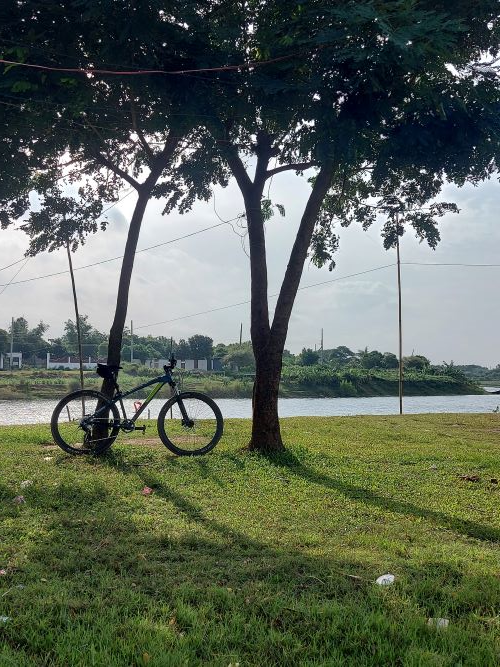
#> input picture Assets/pic1.jpg, 500 x 667 px, found by its file name
$ python '3.basic cv fucntions.py'
#> lines starting #> are read from the running program, lines starting #| are printed output that depends on the picture; after the words box and inside, x2 and y2 are one past the last pixel; in counts of white or black regions, pixels touching at a corner belong together
import cv2 as cv

# Read in an image
img = cv.imread("E:\OpenCv\Assets\pic1.jpg")
#> img is the input picture: shape (667, 500, 3); mean B, G, R 87.5, 101.3, 91.8
cv.imshow('Park', img)

# # Converting to grayscale
# gray = cv.cvtColor(img, cv.COLOR_BGR2GRAY)
# cv.imshow('Gray', gray)

# # Blur
# blur = cv.GaussianBlur(img, (7,7), cv.BORDER_DEFAULT)
# cv.imshow('Blur', blur)

# Edge Cascade
canny = cv.Canny(img, 125, 175)
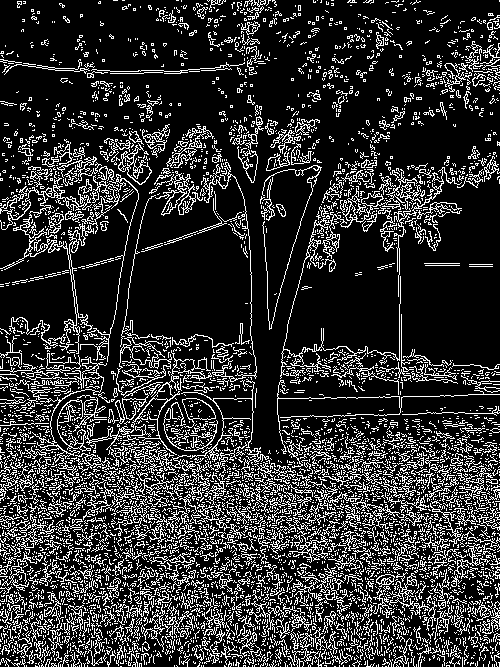
#> canny: shape (667, 500); 19.3% white in thin lines or dots
cv.imshow('Canny Edges', canny)

# Dilating the image
dilated = cv.dilate(canny, (7,7), iterations=3)
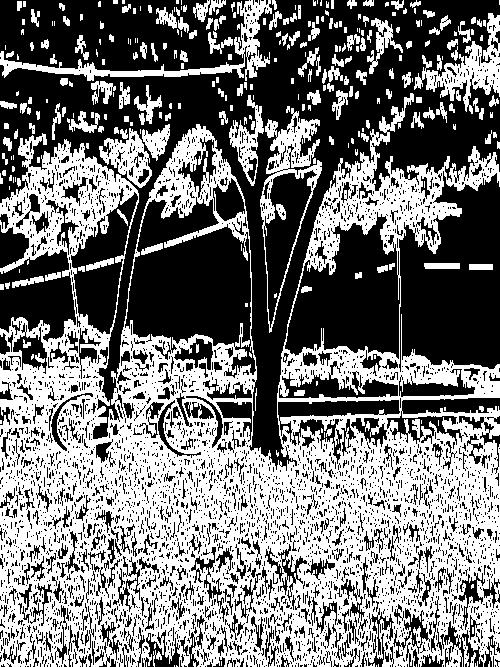
#> dilated: shape (667, 500); 46.7% white; 331 white regions (162 under 20 px), largest, box (x1, y1, x2, y2) and area: (0, 93, 500, 667) 132045, (0, 0, 272, 81) 3073, (260, 108, 322, 333) 2855
cv.imshow('Dilated', dilated)

# Eroding
eroded = cv.erode(dilated, (7,7), iterations=3)
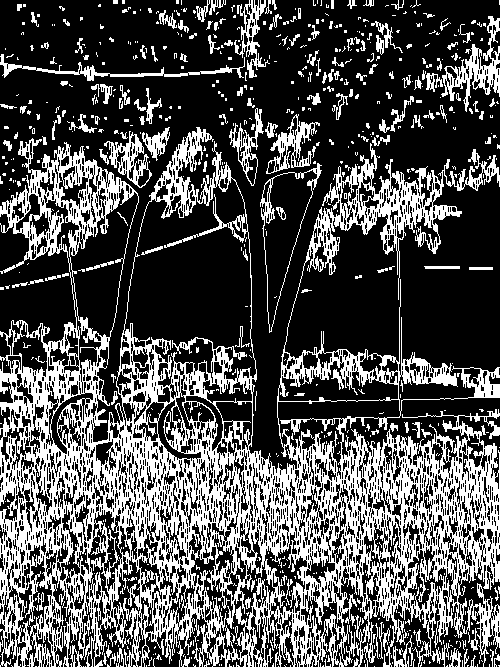
#> eroded: shape (667, 500); 31.9% white; 735 white regions (577 under 20 px), largest, box (x1, y1, x2, y2) and area: (0, 127, 500, 667) 89033, (441, 16, 500, 112) 1588, (0, 54, 245, 81) 1000
cv.imshow('Eroded', eroded)

# Resize
resized = cv.resize(img, (500,500), interpolation=cv.INTER_CUBIC)
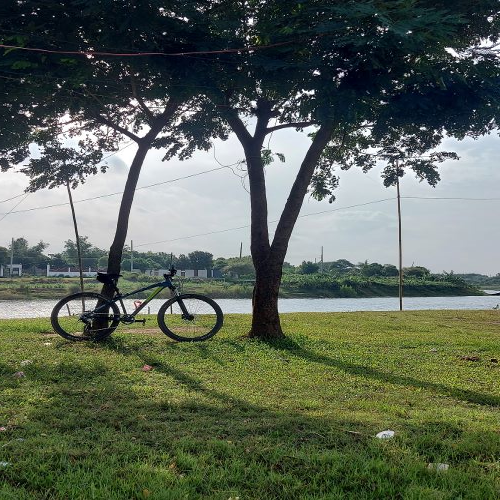
#> resized: shape (500, 500, 3); mean B, G, R 87.5, 101.3, 91.8
cv.imshow('Resized', resized)

# Cropping
cropped = img[50:200, 200:400]
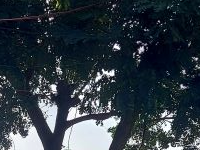
#> cropped: shape (150, 200, 3); mean B, G, R 65.6, 56.9, 46.9
cv.imshow('Cropped', cropped)

cv.waitKey(0)
